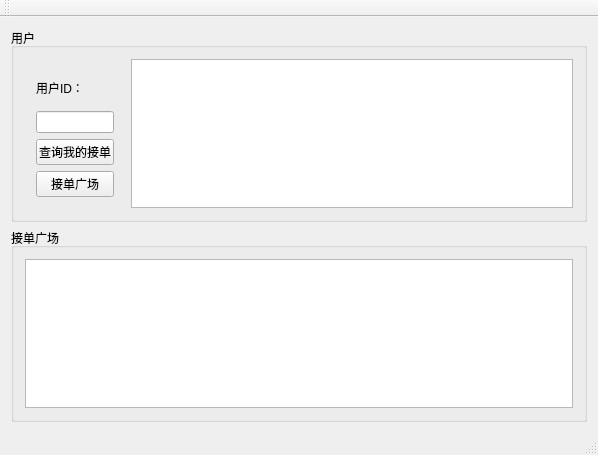
<?xml version="1.0" encoding="UTF-8"?>
<ui version="4.0">
 <class>MainWindow</class>
 <widget class="QMainWindow" name="MainWindow">
  <property name="geometry">
   <rect>
    <x>0</x>
    <y>0</y>
    <width>598</width>
    <height>455</height>
   </rect>
  </property>
  <property name="windowTitle">
   <string>MainWindow</string>
  </property>
  <widget class="QWidget" name="centralWidget">
   <layout class="QVBoxLayout" name="verticalLayout">
    <item>
     <widget class="QGroupBox" name="groupBox_2">
      <property name="title">
       <string>用户</string>
      </property>
      <layout class="QHBoxLayout" name="horizontalLayout">
       <item>
        <widget class="QWidget" name="widget" native="true">
         <property name="maximumSize">
          <size>
           <width>100</width>
           <height>16777215</height>
          </size>
         </property>
         <layout class="QVBoxLayout" name="verticalLayout_2">
          <item>
           <widget class="QLabel" name="label">
            <property name="maximumSize">
             <size>
              <width>100</width>
              <height>16777215</height>
             </size>
            </property>
            <property name="text">
             <string>用户ID：</string>
            </property>
           </widget>
          </item>
          <item>
           <widget class="QLineEdit" name="UserIdLineEdit">
            <property name="maximumSize">
             <size>
              <width>100</width>
              <height>16777215</height>
             </size>
            </property>
           </widget>
          </item>
          <item>
           <widget class="QPushButton" name="HistoryOrderButton">
            <property name="text">
             <string>查询我的接单</string>
            </property>
           </widget>
          </item>
          <item>
           <widget class="QPushButton" name="AllOrderButton">
            <property name="text">
             <string>接单广场</string>
            </property>
           </widget>
          </item>
         </layout>
        </widget>
       </item>
       <item>
        <widget class="QTableView" name="UserSqlTable"/>
       </item>
      </layout>
     </widget>
    </item>
    <item>
     <widget class="QGroupBox" name="groupBox">
      <property name="title">
       <string>接单广场</string>
      </property>
      <layout class="QVBoxLayout" name="verticalLayout_3">
       <item>
        <widget class="QTableView" name="AllSqlTable"/>
       </item>
      </layout>
     </widget>
    </item>
   </layout>
  </widget>
  <widget class="QMenuBar" name="menuBar">
   <property name="geometry">
    <rect>
     <x>0</x>
     <y>0</y>
     <width>598</width>
     <height>23</height>
    </rect>
   </property>
  </widget>
  <widget class="QToolBar" name="mainToolBar">
   <attribute name="toolBarArea">
    <enum>TopToolBarArea</enum>
   </attribute>
   <attribute name="toolBarBreak">
    <bool>false</bool>
   </attribute>
  </widget>
  <widget class="QStatusBar" name="statusBar"/>
 </widget>
 <layoutdefault spacing="6" margin="11"/>
 <resources/>
 <connections/>
</ui>
